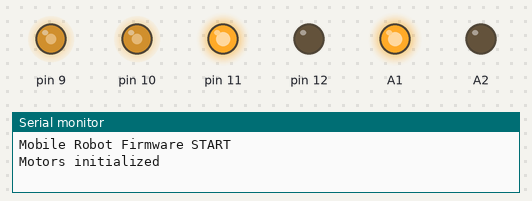
The program below on a simulated Arduino Nano, built with avr-gcc and run on an emulated ATmega328P. Shown: output pins drawn as LEDs (lit = HIGH), the last lines printed to the serial monitor.

Above: at 0.05 s.
At 3.0 s:
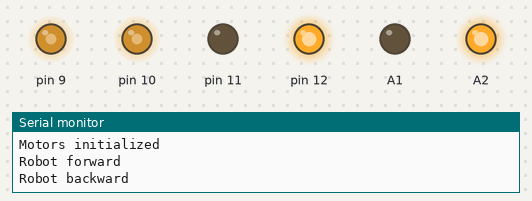
At 5.95 s:
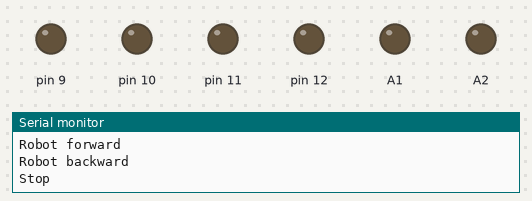
Timing chart, 0 to 7.8 s (numbered marks = the images above):
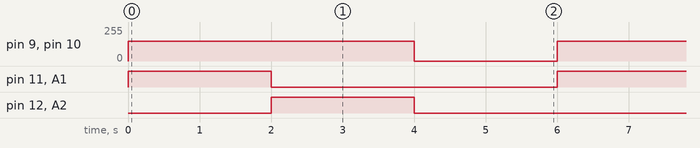

Measured:
- by itself, pin 9, pin 10: alternates 150/255 for 4.0 s and 0/255 for 2.0 s
- by itself, pin 11, pin 12, A1, A2: alternates HIGH for 2.0 s and LOW for 4.0 s

The program:

main.cpp
```cpp
#include <Arduino.h>
#include "pins.h"
#include "motor.h"
#include "encoder.h"
#include "control.h"
#include <Wire.h>

//Motor objects
Motor r_motor(PWM_A, AIN_1, AIN_2);
Motor l_motor(PWM_B, BIN_1, BIN_2);

void setup() {
    Wire.begin();
    Serial.begin(9600);
    Serial.println("Mobile Robot Firmware START");

    digitalWrite(STDBY, HIGH);
    r_motor.init();
    l_motor.init();
    Serial.println("Motors initialized");
}

void loop() {
    //Motor testing
    Serial.println("Robot forward");
    r_motor.set_speed(150);
    l_motor.set_speed(150);
    delay(2000);

    Serial.println("Robot backward");
    r_motor.set_speed(-150);
    l_motor.set_speed(-150);
    delay(2000);

    Serial.println("Stop");
    l_motor.stop();
    r_motor.stop();
    delay(2000);
}
```

PID.h
```cpp
#pragma once

class PID {
public:
    PID(float kp, float ki, float kd, float dt, float out_min, float out_max);

    float compute(float setpoint, float measurement);
    void reset();

private:
    float kp_, ki_, kd_;
    float dt_;
    float out_min_, out_max_;

    float integral;
    float prev_error;
};
```

control.h
```cpp

```

differential_drive.h
```cpp
#pragma once

class DifferentialDrive {
public:
    DifferentialDrive(float radius, float distance);

    void compute(float vx, float wz, float& wleft, float& wright);

private:
    float radius_;
    float distance_;
};
```

encoder.h
```cpp
#pragma once
#include <Arduino.h>

class Encoder {
public:
    Encoder(uint8_t pin, float pulses_per_rev, float dt);

    void init();
    void update();
    float get_speed();

private:
    void handle_interrupt();

    uint8_t pin_;
    uint8_t interrupt_num;

    float pulses_per_rev_;
    float dt_;

    volatile unsigned long pulse_count;
    float speed;

    static Encoder* instances[2];

    static void isr0();
    static void isr1();

};
```

imu.h
```cpp
#pragma once
#include <Wire.h>

class Imu {
public:
    Imu(uint8_t address = 0x68);

    void init();
    void update();
    float get_gyro_Z();

private:
    float gyro_Z;
    uint8_t address_;
};
```

infrarred.h
```cpp
#pragma once
#include <Arduino.h>
#include <Wire.h>
#include <VL53L0X.h>

class Infrarred {
public:
    Infrarred(uint8_t xshut_pin, uint8_t address);

    void init();
    uint16_t read_distance();

private:
    uint8_t xshut_pin_;
    uint8_t address_;
    VL53L0X sensor;
};
```

motor.h
```cpp
#pragma once

#include <stdint.h>

class Motor {
public:
    //Constructor
    Motor(uint8_t pwm_pin, uint8_t in1_pin, uint8_t in2_pin);

    void init();
    void set_speed(int speed);
    void stop();

private:
    uint8_t pwm_pin_;
    uint8_t in1_pin_;
    uint8_t in2_pin_;
};
```

ultrasonic.h
```cpp
#pragma once
#include <Arduino.h>

class Ultrasonic {
public:
    Ultrasonic(uint8_t trig_pin, uint8_t echo_pin);

    void init();
    float read_distance();

private:
    uint8_t trig_pin_;
    uint8_t echo_pin_;
};
```

Infrarred.cpp
```cpp
#include "infrarred.h"

Infrarred::Infrarred(uint8_t xshut_pin, uint8_t address) :
xshut_pin_(xshut_pin), address_(address){};

void Infrarred::init(){
    pinMode(xshut_pin_, OUTPUT);
    digitalWrite(xshut_pin_, LOW);
    delay(10);

    digitalWrite(xshut_pin_, HIGH);
    delay(10);

    sensor.init();
    sensor.setAddress(address_);
    sensor.startContinuous();
}

uint16_t Infrarred::read_distance(){
    return sensor.readRangeContinuousMillimeters();
}
```

PID.cpp
```cpp
#include "PID.h"

PID::PID(float kp, float ki, float kd, float dt, float out_min, float out_max) :
kp_(kp), ki_(ki), kd_(kd), dt_(dt), out_min_(out_min), out_max_(out_max), integral(0), prev_error(0){}

float PID::compute(float setpoint, float measurement){
    float error = setpoint - measurement;

    integral += error * dt_;
    float derivative = (error - prev_error) / dt_;

    float output = kp_ * error +
                   ki_ * integral +
                   kd_ * derivative;

    prev_error = error;

    if (output > out_max_) output = out_max_;
    if (output < out_min_) output = out_min_;

    return output;
}

void PID::reset(){
    integral = 0;
    prev_error = 0;
}
```

control.cpp
```cpp

```

differential_drive.cpp
```cpp
#include "differential_drive.h"

DifferentialDrive::DifferentialDrive(float radius, float distance) :
radius_(radius), distance_(distance){}

void DifferentialDrive::compute(float vx, float wz, float& wleft, float& wright){
    float vleft = vx - (wz * distance_) / 2.0;
    float vright = vx + (wz * distance_) / 2.0;

    wleft = vleft / radius_;
    wright = vright / radius_;
}
```

encoder.cpp
```cpp
#include "encoder.h"

//Constructor
Encoder::Encoder(uint8_t pin, float pulses_per_rev, float dt) :
pin_(pin), pulses_per_rev_(pulses_per_rev), dt_(dt), pulse_count(0), speed(0){}

void Encoder::init(){
    pinMode(pin_, INPUT_PULLUP);

    interrupt_num = digitalPinToInterrupt(pin_);

    if (interrupt_num == NOT_AN_INTERRUPT) return;

    if (interrupt_num < 2){
        instances[interrupt_num] = this;

        if (interrupt_num == 0){
            attachInterrupt(interrupt_num, isr0, RISING);
        } else if (interrupt_num == 1){
            attachInterrupt(interrupt_num, isr1, RISING);
        }
    }
}

void Encoder::isr0(){
    if (instances[0] != nullptr){
        instances[0] -> handle_interrupt();
    }
}

void Encoder::isr1(){
    if (instances[1] != nullptr){
        instances[1] -> handle_interrupt();
    }
}

void Encoder::handle_interrupt(){
    pulse_count++;
}

void Encoder::update(){
    noInterrupts();
    unsigned long count = pulse_count;
    pulse_count = 0;
    interrupts();

    float rad_per_pulse = (2.0 * PI) / pulses_per_rev_;
    speed = (count * rad_per_pulse) / dt_;
}

float Encoder::get_speed(){
    return speed;
}
```

imu.cpp
```cpp
#include "imu.h"

Imu::Imu(uint8_t address) :
address_(address), gyro_Z(0){}


void Imu::init(){
    Wire.begin();

    Wire.beginTransmission(address_);
    Wire.write(0x68);
    Wire.write(0);
    Wire.endTransmission(true);
}

void Imu::update(){
    Wire.beginTransmission(address_);
    Wire.write(0x47);
    Wire.endTransmission(false);
    Wire.requestFrom(address_, 2, true);

    int16_t raw = Wire.read() << 8 | Wire.read();
    gyro_Z = raw / 131.0;
}

float Imu::get_gyro_Z(){
    return gyro_Z;
}
```

motors.cpp
```cpp
#include "motor.h"
#include <Arduino.h>

Motor :: Motor(uint8_t pwm_pin, uint8_t in1_pin, uint8_t in2_pin) :
    pwm_pin_(pwm_pin), in1_pin_(in1_pin), in2_pin_(in2_pin){}

void Motor::init(){
    pinMode(pwm_pin_, OUTPUT);
    pinMode(in1_pin_, OUTPUT);
    pinMode(in2_pin_, OUTPUT);
    stop();
}

void Motor::set_speed(int speed){
    speed = constrain(speed, -255, 255);

    if(speed > 0){
        digitalWrite(in1_pin_, HIGH);
        digitalWrite(in2_pin_, LOW);
        analogWrite(pwm_pin_, speed);
    } else if (speed < 0){
        digitalWrite(in1_pin_, LOW);
        digitalWrite(in2_pin_, HIGH);
        analogWrite(pwm_pin_, -speed);
    } else {
        digitalWrite(in1_pin_, LOW);
        digitalWrite(in2_pin_, LOW);
    }
}

void Motor::stop(){
    digitalWrite(in1_pin_, LOW);
    digitalWrite(in2_pin_, LOW);
    analogWrite(pwm_pin_, 0);
}
```

ultrasonic.cpp
```cpp
#include "ultrasonic.h"

Ultrasonic::Ultrasonic(uint8_t trig_pin, uint8_t echo_pin) :
trig_pin_(trig_pin), echo_pin_(echo_pin){};

void Ultrasonic::init(){
    pinMode(trig_pin_, OUTPUT);
    pinMode(echo_pin_, INPUT);
}

float Ultrasonic::read_distance(){
    digitalWrite(trig_pin_, LOW);
    delayMicroseconds(2);

    digitalWrite(trig_pin_, HIGH);
    delayMicroseconds(10);

    digitalWrite(trig_pin_, LOW);

    //Until 20ms to detect ultrasonic echo
    long duration = pulseIn(echo_pin_, HIGH, 20000);

    float distance = duration * 0.000343 / 2.0;

    return distance;
}
```

pins.h
```cpp
#pragma once

constexpr uint8_t ENC_01 = 2;
constexpr uint8_t ENC_02 = 3;
constexpr uint8_t ULT_2_TRIG = 4;
constexpr uint8_t INF_1_SHUT = 5;
constexpr uint8_t INF_2_SHUT = 6;
constexpr uint8_t ULT_1_TRIG = 7;
constexpr uint8_t ULT_1_ECHO = 8;
constexpr uint8_t PWM_A = 9;
constexpr uint8_t PWM_B = 10;
constexpr uint8_t AIN_1 = 11;
constexpr uint8_t AIN_2 = 12;
constexpr uint8_t ULT_2_ECHO = A0;
constexpr uint8_t BIN_1 = A1;
constexpr uint8_t BIN_2 = A2;
constexpr uint8_t STDBY = A3;
//constexpr uint8_t SDA = A4;
//constexpr uint8_t SCL = A5;
```
